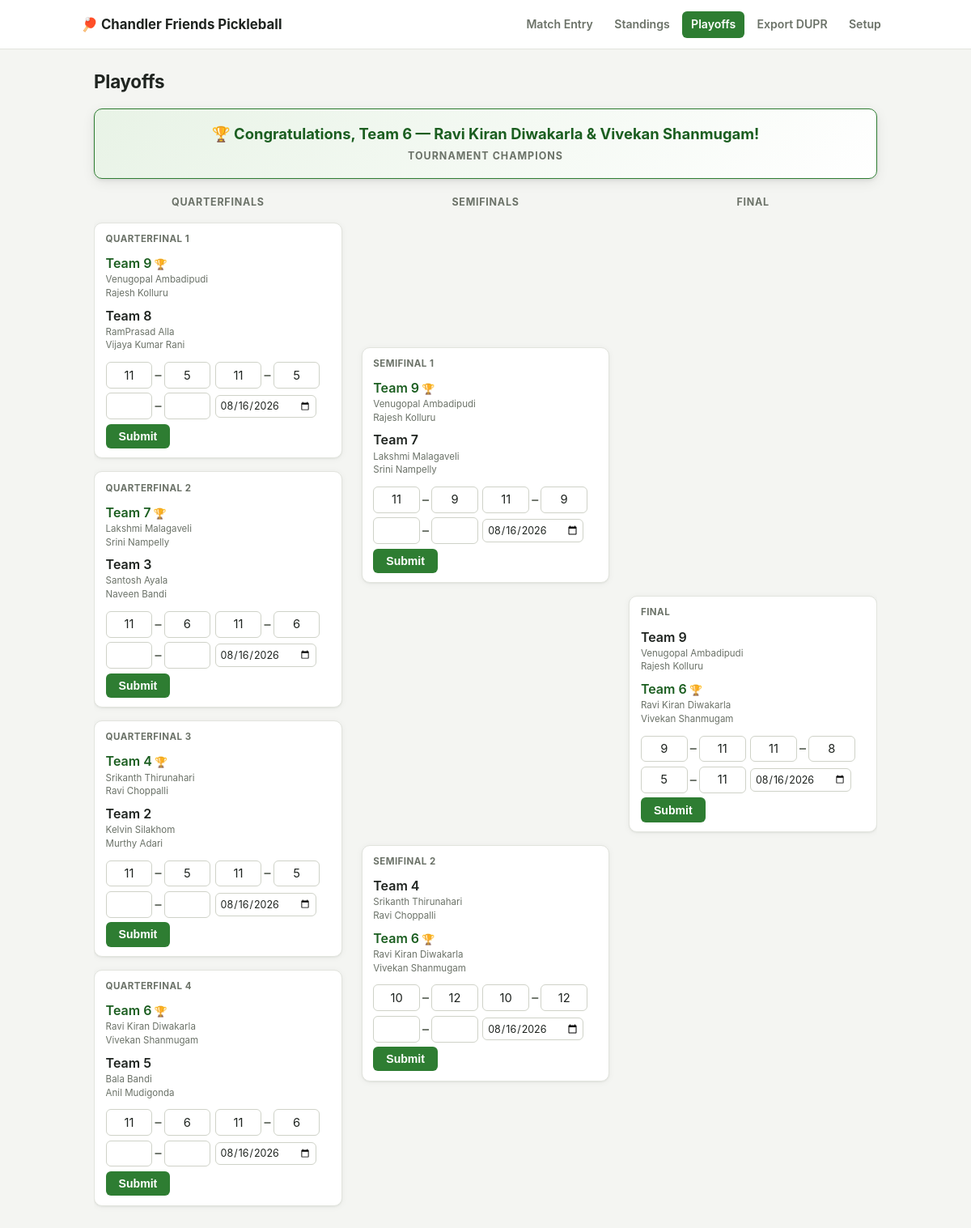
The app's page /playoffs with its own data.
### tables this page shows
CREATE TABLE teams (
    id INTEGER PRIMARY KEY,           -- 1..9, matches Team# in the original workbook
    name TEXT NOT NULL,
    player1_name TEXT NOT NULL,
    player1_dupr_id TEXT NOT NULL DEFAULT '',
    player1_external_id TEXT NOT NULL DEFAULT '',  -- DUPR "ExternalId" = player's email
    player2_name TEXT NOT NULL,
    player2_dupr_id TEXT NOT NULL DEFAULT '',
    player2_external_id TEXT NOT NULL DEFAULT ''
);

CREATE TABLE playoff_matches (
    id INTEGER PRIMARY KEY,           -- fixed 1..7
    stage_code TEXT NOT NULL UNIQUE,  -- QF1, QF2, QF3, QF4, SF1, SF2, Final
    stage_label TEXT NOT NULL,        -- "Quarterfinal 1", etc, for display
    team_a_id INTEGER REFERENCES teams(id),   -- null until seeding/feeder resolves
    team_b_id INTEGER REFERENCES teams(id),
    feeds_into TEXT,                  -- stage_code this match's winner advances to, null for Final
    feeds_slot TEXT,                  -- 'a' or 'b' -- which slot in feeds_into this winner fills
    game1_a INTEGER, game1_b INTEGER,
    game2_a INTEGER, game2_b INTEGER,
    game3_a INTEGER, game3_b INTEGER,
    match_date TEXT,
    winner_team_id INTEGER REFERENCES teams(id),
    submitted_at TEXT,
    confetti_shown INTEGER NOT NULL DEFAULT 0  -- Final only: has the champion confetti already played once?
);

### app.py (the view)
@app.route("/playoffs")
def playoffs():
    if not db.is_tournament_set_up():
        return redirect(url_for("setup"))
    return render_template("playoffs.html", **_playoffs_context())

### app.py (called while the page is built)
def _playoffs_context(message=None, ok=None):
    champion = db.tournament_champion()
    show_confetti = db.consume_confetti_flag() if champion is not None else False
    return {
        "matches": db.get_playoff_matches(), "teams": db.get_teams(), "message": message, "ok": ok,
        "champion": champion, "show_confetti": show_confetti, "confetti": CONFETTI_PIECES,
    }

### db.py (called while the page is built)
def get_db():
    if "db" not in g:
        g.db = sqlite3.connect(DB_PATH)
        g.db.row_factory = sqlite3.Row
        g.db.execute("PRAGMA foreign_keys = ON")
        _ensure_schema(g.db)
    return g.db

def _ensure_schema(conn):
    conn.executescript(SCHEMA_PATH.read_text())
    if conn.execute("SELECT 1 FROM settings WHERE id = 1").fetchone() is None:
        conn.execute("INSERT INTO settings (id) VALUES (1)")
    conn.commit()

def get_teams():
    return {row["id"]: dict(row) for row in get_db().execute("SELECT * FROM teams ORDER BY id")}

def is_tournament_set_up():
    row = get_db().execute("SELECT COUNT(*) AS n FROM teams").fetchone()
    return row["n"] == 9

def get_playoff_matches():
    return [dict(r) for r in get_db().execute("SELECT * FROM playoff_matches ORDER BY id")]

def get_playoff_match(stage_code):
    row = get_db().execute("SELECT * FROM playoff_matches WHERE stage_code = ?", (stage_code,)).fetchone()
    return dict(row) if row else None

def tournament_champion():
    final = get_playoff_match("Final")
    if final is None or final["winner_team_id"] is None:
        return None
    return get_teams()[final["winner_team_id"]]

def consume_confetti_flag():
    db = get_db()
    final = get_playoff_match("Final")
    if final is None or final["winner_team_id"] is None or final["confetti_shown"]:
        return False
    db.execute("UPDATE playoff_matches SET confetti_shown=1 WHERE stage_code='Final'")
    db.commit()
    return True

### templates/playoffs.html (shortened to what this page needs)
{% extends "base.html" %}
{% block content %}
  <h2>Playoffs</h2>
  {% include "_bracket.html" %}
{% endblock %}

### templates/_bracket.html (shortened to what this page needs)
<div id="bracket">
  {% if champion %}
  <div class="champion-banner">
    <div class="champion-text">🏆 Congratulations, {{ champion.name }} — {{ champion.player1_name }} &amp; {{ champion.player2_name }}!</div>
    <span class="champion-sub">Tournament Champions</span>
  </div>
  {% endif %}
  {% set stage_groups = [("Quarterfinals", ["QF1", "QF2", "QF3", "QF4"]),
                          ("Semifinals", ["SF1", "SF2"]),
                          ("Final", ["Final"])] %}
  {% set by_code = {} %}
  <div class="bracket">
    {% for group_label, codes in stage_groups %}
      <div class="bracket-col">
        <h3>{{ group_label }}</h3>
        {% for code in codes %}
          {% set m = by_code[code] %}
          <div class="bracket-slot">
          <div class="match-card">
            <div class="stage-label">{{ m.stage_label }}</div>
            {% if m.team_a_id and m.team_b_id %}
              <div class="matchup-team {{ 'winner' if m.winner_team_id == m.team_a_id }}">
                <span class="team-name">{{ teams[m.team_a_id].name }}</span>
                <span class="players">{{ teams[m.team_a_id].player1_name }}</span>
                <span class="players">{{ teams[m.team_a_id].player2_name }}</span>
              </div>
              <div class="matchup-team {{ 'winner' if m.winner_team_id == m.team_b_id }}">
                <span class="team-name">{{ teams[m.team_b_id].name }}</span>
                <span class="players">{{ teams[m.team_b_id].player1_name }}</span>
                <span class="players">{{ teams[m.team_b_id].player2_name }}</span>
              </div>
              <form hx-post="{{ url_for('submit_playoff', stage_code=code) }}" hx-target="#bracket" hx-swap="outerHTML">
                <span class="game-pair">
                  <input type="number" name="g1_a" class="score-input" value="{{ m.game1_a if m.game1_a is not none else '' }}" min="0" required>
                  <span class="score-vs">–</span>
                  <input type="number" name="g1_b" class="score-input" value="{{ m.game1_b if m.game1_b is not none else '' }}" min="0" required>
                </span>
                <span class="game-pair">
                  <input type="number" name="g2_a" class="score-input" value="{{ m.game2_a if m.game2_a is not none else '' }}" min="0">
                  <span class="score-vs">–</span>
                  <input type="number" name="g2_b" class="score-input" value="{{ m.game2_b if m.game2_b is not none else '' }}" min="0">
                </span>
                <span class="game-pair">
                  <input type="number" name="g3_a" class="score-input" value="{{ m.game3_a if m.game3_a is not none else '' }}" min="0">
                  <span class="score-vs">–</span>
                  <input type="number" name="g3_b" class="score-input" value="{{ m.game3_b if m.game3_b is not none else '' }}" min="0">
                </span>
                <input type="date" name="match_date" value="{{ m.match_date or DEFAULT_PLAYOFF_DATE }}">
                <button type="submit">Submit</button>
              </form>
            {% else %}
              <div class="tbd">TBD — waiting on feeder match(es)</div>
            {% endif %}
          </div>
          </div>
        {% endfor %}
      </div>
    {% endfor %}
  </div>
</div>

### static/style.css (style rules this page uses)
:root { --bg: #f4f5f2; --surface: #ffffff; --surface-2: #fafaf8; --border: #e2e4de; --border-strong: #cfd2c8; --text: #1f2420; --text-muted: #6b7268; --accent: #2e7d32; --accent-strong: #1b5e20; --accent-soft: #e8f3e6; --accent-contrast: #ffffff; --warn-bg: #fdecea; --warn-text: #a32a1f; --gold: #b7860b; --radius: 10px; --radius-sm: 6px; --shadow: 0 1px 2px rgba(20, 30, 20, 0.06), 0 1px 8px rgba(20, 30, 20, 0.05); --shadow-hover: 0 2px 4px rgba(20, 30, 20, 0.08), 0 4px 16px rgba(20, 30, 20, 0.08); --font: -apple-system, BlinkMacSystemFont, "Segoe UI", Inter, Roboto, sans-serif; }
* { box-sizing: border-box; }
html, body { background: var(--bg); }
body { font-family: var(--font); color: var(--text); margin: 0; line-height: 1.45; -webkit-font-smoothing: antialiased; }
h2 { color: var(--text); font-size: 1.4rem; margin: 0 0 1rem; letter-spacing: -0.01em; }
h3 { color: var(--text); font-size: 1.05rem; margin: 1.75rem 0 0.6rem; }
h3:first-child { margin-top: 0; }
input[type=text], input[type=number], input[type=date] { padding: 0.4rem 0.55rem; border: 1px solid var(--border-strong); border-radius: var(--radius-sm); background: var(--surface); color: var(--text); font-size: 0.92rem; font-family: inherit; }
input[type=number] { appearance: textfield; -moz-appearance: textfield; }
.score-input { width: 3.6rem; text-align: center; }
button { background: var(--accent); color: var(--accent-contrast); border: none; padding: 0.45rem 1rem; border-radius: var(--radius-sm); cursor: pointer; font-weight: 700; font-size: 0.88rem; transition: background 0.15s, transform 0.05s; }
.score-vs { color: var(--text-muted); font-weight: 700; }
.bracket { display: flex; gap: 1.5rem; overflow-x: auto; padding-bottom: 0.5rem; }
.bracket-col { display: flex; flex-direction: column; min-width: 250px; flex: 1; }
.bracket-col h3 { text-align: center; margin: 0 0 0.5rem; color: var(--text-muted); font-size: 0.78rem; text-transform: uppercase; letter-spacing: 0.06em; }
.bracket-slot { flex: 1 1 0; display: flex; align-items: center; }
.match-card { background: var(--surface); border: 1px solid var(--border); border-radius: var(--radius); box-shadow: var(--shadow); padding: 0.7rem 0.85rem; margin: 0.5rem 0; width: 100%; display: flex; flex-direction: column; position: relative; }
.match-card .stage-label { font-size: 0.72rem; color: var(--text-muted); font-weight: 700; text-transform: uppercase; letter-spacing: 0.04em; margin-bottom: 0.4rem; }
.match-card .matchup-team { display: flex; flex-direction: column; padding: 0.25rem 0; }
.match-card .matchup-team .team-name, .match-card .matchup-team .players { overflow: hidden; text-overflow: ellipsis; white-space: nowrap; }
.match-card .matchup-team .team-name { font-weight: 600; }
.match-card .matchup-team .players { font-size: 0.72rem; color: var(--text-muted); }
.match-card .matchup-team.winner .team-name { color: var(--accent-strong); }
.match-card .matchup-team.winner .team-name::after { content: " \1F3C6"; font-size: 0.8em; }
.match-card form { margin-top: 0.5rem; display: flex; align-items: center; gap: 0.35rem; flex-wrap: wrap; }
.match-card .game-pair { display: inline-flex; align-items: center; gap: 0.2rem; }
.match-card input[type=date] { font-size: 0.78rem; padding: 0.3rem; }
.champion-banner { background: linear-gradient(135deg, var(--accent-soft), var(--surface)); border: 1px solid var(--accent); border-radius: var(--radius); padding: 1.1rem 1.5rem; margin-bottom: 1.25rem; text-align: center; box-shadow: var(--shadow-hover); }
.champion-banner .champion-text { font-size: 1.15rem; font-weight: 700; color: var(--accent-strong); }
.champion-banner .champion-sub { display: block; margin-top: 0.3rem; font-size: 0.78rem; font-weight: 700; text-transform: uppercase; letter-spacing: 0.08em; color: var(--text-muted); }

### records on screen
teams: name "Team 6", player1_name "Ravi Kiran Diwakarla", player2_name "Vivekan Shanmugam", player1_name "Ravi Kiran Diwakarla", player2_name "Vivekan Shanmugam", player1_name "Ravi Kiran Diwakarla" "Ravi Kiran Diwakarla", player2_name "Vivekan Shanmugam" "Vivekan Shanmugam"
playoff_matches: stage_label "QUARTERFINAL 1", team_a.name "Team 9", team_b.name "Team 8", g1_a "11", g1_b "5", g2_a "11", g2_b "5", match_date "08/16/2026"
teams: player1_name "Venugopal Ambadipudi" "Venugopal Ambadipudi" "Venugopal Ambadipudi", player2_name "Rajesh Kolluru" "Rajesh Kolluru" "Rajesh Kolluru"
teams: player1_name "RamPrasad Alla", player2_name "Vijaya Kumar Rani"
playoff_matches: stage_label "QUARTERFINAL 2", team_a.name "Team 7", team_b.name "Team 3", g1_a "11", g1_b "6", g2_a "11", g2_b "6", match_date "08/16/2026"
teams: player1_name "Lakshmi Malagaveli", player2_name "Srini Nampelly", player1_name "Lakshmi Malagaveli", player2_name "Srini Nampelly"
teams: player1_name "Santosh Ayala", player2_name "Naveen Bandi"
playoff_matches: stage_label "QUARTERFINAL 3", team_a.name "Team 4", team_b.name "Team 2", g1_a "11", g1_b "5", g2_a "11", g2_b "5", match_date "08/16/2026"
teams: player1_name "Srikanth Thirunahari" "Srikanth Thirunahari", player2_name "Ravi Choppalli" "Ravi Choppalli"
teams: player1_name "Kelvin Silakhom", player2_name "Murthy Adari"
playoff_matches: stage_label "QUARTERFINAL 4", team_a.name "Team 6", team_b.name "Team 5", g1_a "11", g1_b "6", g2_a "11", g2_b "6", match_date "08/16/2026"
teams: player1_name "Bala Bandi", player2_name "Anil Mudigonda"
playoff_matches: stage_label "SEMIFINAL 1", team_a.name "Team 9", team_b.name "Team 7", g1_a "11", g1_b "9", g2_a "11", g2_b "9", match_date "08/16/2026"
playoff_matches: stage_label "SEMIFINAL 2", team_a.name "Team 4", team_b.name "Team 6", g1_a "10", g1_b "12", g2_a "10", g2_b "12", match_date "08/16/2026"
playoff_matches: stage_label "FINAL", team_a.name "Team 9", team_b.name "Team 6", g1_a "9", g1_b "11", g2_a "11", g2_b "8", g3_a "5", g3_b "11", match_date "08/16/2026"

### other values on screen
{{ group_label }} "QUARTERFINALS" "SEMIFINALS" "FINAL"
